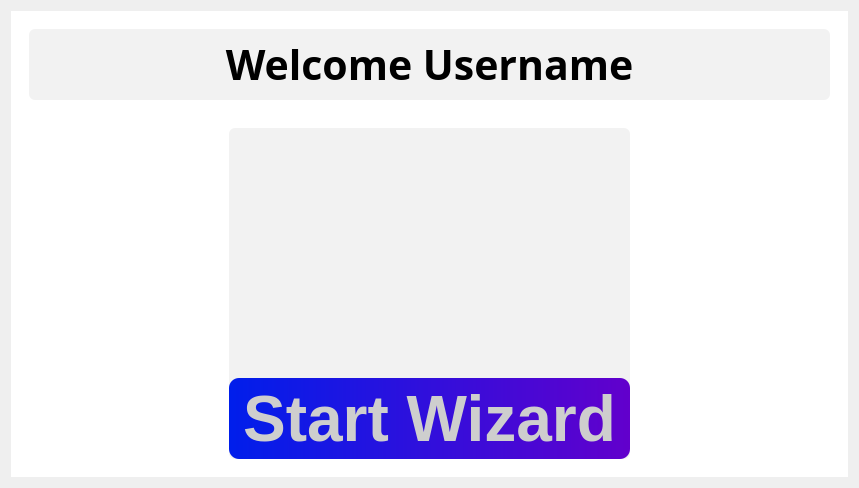
         <widget class="QWidget" name="page_7">
          <layout class="QVBoxLayout" name="verticalLayout_10">
           <item>
            <widget class="QFrame" name="frame_15">
             <property name="styleSheet">
              <string notr="true">background-color: rgb(255, 255, 255);</string>
             </property>
             <property name="frameShape">
              <enum>QFrame::NoFrame</enum>
             </property>
             <property name="frameShadow">
              <enum>QFrame::Raised</enum>
             </property>
             <layout class="QVBoxLayout" name="verticalLayout_9">
              <property name="spacing">
               <number>10</number>
              </property>
              <item alignment="Qt::AlignHCenter|Qt::AlignTop">
               <widget class="QFrame" name="frame_11">
                <property name="maximumSize">
                 <size>
                  <width>16777215</width>
                  <height>100</height>
                 </size>
                </property>
                <property name="styleSheet">
                 <string notr="true">border:none;</string>
                </property>
                <property name="frameShape">
                 <enum>QFrame::StyledPanel</enum>
                </property>
                <property name="frameShadow">
                 <enum>QFrame::Raised</enum>
                </property>
                <layout class="QVBoxLayout" name="verticalLayout_26">
                 <item>
                  <widget class="QLabel" name="label_6">
                   <property name="minimumSize">
                    <size>
                     <width>801</width>
                     <height>71</height>
                    </size>
                   </property>
                   <property name="maximumSize">
                    <size>
                     <width>801</width>
                     <height>71</height>
                    </size>
                   </property>
                   <property name="font">
                    <font>
                     <family>.Hiragino Sans GB Interface</family>
                     <pointsize>31</pointsize>
                     <weight>75</weight>
                     <bold>true</bold>
                    </font>
                   </property>
                   <property name="styleSheet">
                    <string notr="true">border:none;
border-radius:6px;
background-color: rgb(242, 242, 242);</string>
                   </property>
                   <property name="text">
                    <string>Welcome Username</string>
                   </property>
                   <property name="alignment">
                    <set>Qt::AlignCenter</set>
                   </property>
                  </widget>
                 </item>
                </layout>
               </widget>
              </item>
              <item alignment="Qt::AlignHCenter|Qt::AlignTop">
               <widget class="QFrame" name="frame_58">
                <property name="maximumSize">
                 <size>
                  <width>16777215</width>
                  <height>500</height>
                 </size>
                </property>
                <property name="styleSheet">
                 <string notr="true">border:none;</string>
                </property>
                <property name="frameShape">
                 <enum>QFrame::StyledPanel</enum>
                </property>
                <property name="frameShadow">
                 <enum>QFrame::Raised</enum>
                </property>
                <layout class="QVBoxLayout" name="verticalLayout_25">
                 <item>
                  <widget class="QFrame" name="frame_16">
                   <property name="minimumSize">
                    <size>
                     <width>401</width>
                     <height>331</height>
                    </size>
                   </property>
                   <property name="maximumSize">
                    <size>
                     <width>401</width>
                     <height>331</height>
                    </size>
                   </property>
                   <property name="styleSheet">
                    <string notr="true">background-color: rgb(242, 242, 242);
border:none;
border-radius:6px;</string>
                   </property>
                   <property name="frameShape">
                    <enum>QFrame::StyledPanel</enum>
                   </property>
                   <property name="frameShadow">
                    <enum>QFrame::Raised</enum>
                   </property>
                   <widget class="QPushButton" name="pushButton_8">
                    <property name="geometry">
                     <rect>
                      <x>0</x>
                      <y>250</y>
                      <width>401</width>
                      <height>81</height>
                     </rect>
                    </property>
                    <property name="minimumSize">
                     <size>
                      <width>401</width>
                      <height>81</height>
                     </size>
                    </property>
                    <property name="maximumSize">
                     <size>
                      <width>401</width>
                      <height>81</height>
                     </size>
                    </property>
                    <property name="font">
                     <font>
                      <pointsize>48</pointsize>
                      <weight>75</weight>
                      <bold>true</bold>
                     </font>
                    </property>
                    <property name="cursor">
                     <cursorShape>PointingHandCursor</cursorShape>
                    </property>
                    <property name="styleSheet">
                     <string notr="true">background-color: qlineargradient(spread:pad, x1:0, y1:0.454545, x2:1, y2:0.454545, stop:0 rgba(0, 30, 235, 255), stop:1 rgba(98, 0, 204, 255));
color: rgb(206, 206, 206);
 border-radius: 10px;</string>
                    </property>
                    <property name="text">
                     <string>Start Wizard</string>
                    </property>
                   </widget>
                  </widget>
                 </item>
                </layout>
               </widget>
              </item>
             </layout>
            </widget>
           </item>
          </layout>
         </widget>
